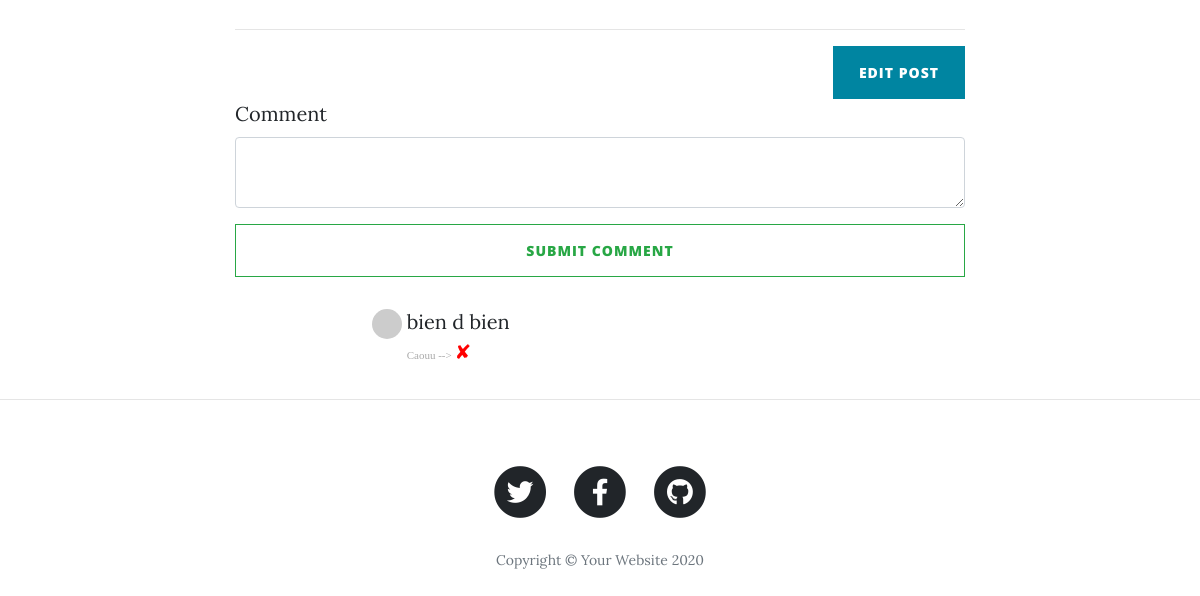
Page /post/1 (signed in, lower part) on the earlier database version.
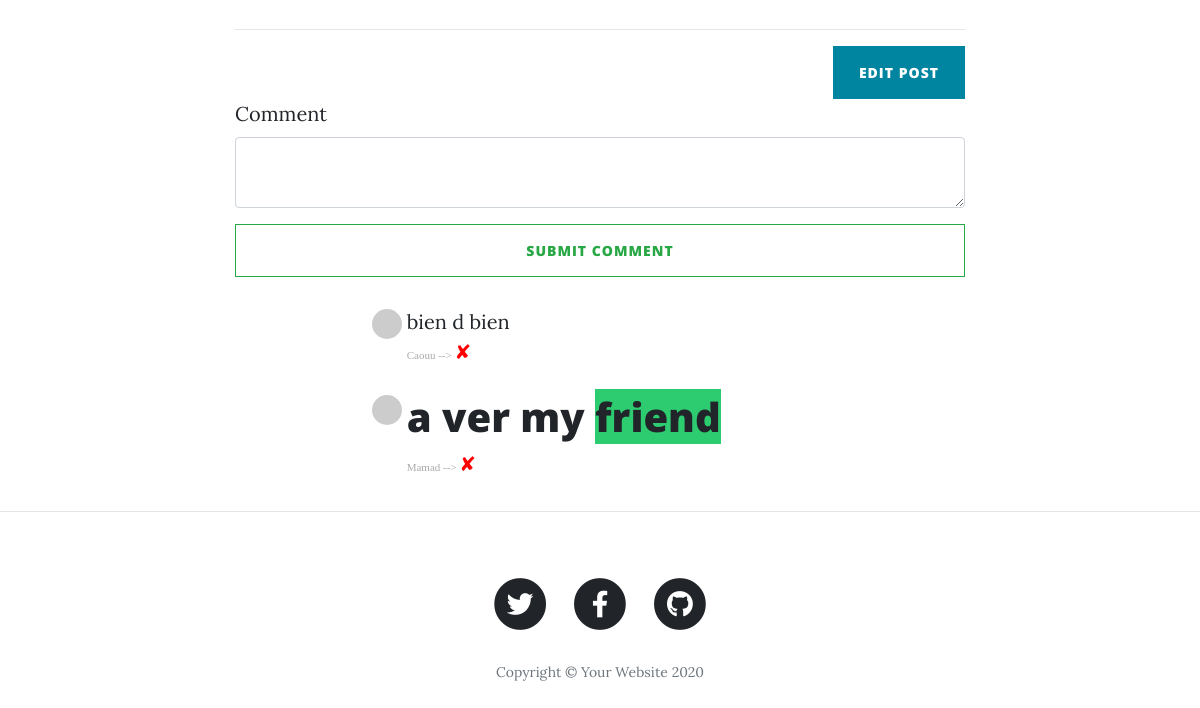
Same page on the later database version.
### main.py (models this page shows)
class Comment(db.Model):
    __tablename__ = 'comments'
    id = db.Column(db.Integer, primary_key=True)
    author_id = db.Column(db.Integer, db.ForeignKey("users.id"))
    comment_author = relationship("User", back_populates="comments")
    post_id = db.Column(db.Integer, db.ForeignKey("blog_posts.id"))
    parent_post = relationship("BlogPost", back_populates="comments")
    text = db.Column(db.Text, nullable=False)

class User(UserMixin, db.Model):
    __tablename__ = 'users'
    id = db.Column(db.Integer, primary_key=True)
    email = db.Column(db.String(100), unique=True)
    password = db.Column(db.String(100))
    name = db.Column(db.String(100))
    posts = relationship("BlogPost", back_populates="author")
    comments = relationship("Comment", back_populates="comment_author")

### main.py (the view, shortened to what this page needs)
@app.route("/post/<int:post_id>", methods=["GET", "POST"])
def show_post(post_id):
    form = CommentForm()
    requested_post = BlogPost.query.get(post_id)
    return render_template("post.html", post=requested_post, form=form, current_user=current_user)

### forms.py
class CommentForm(FlaskForm):
    comment_text = CKEditorField("Comment", validators=[DataRequired()])
    submit = SubmitField('SUBMIT COMMENT')

### main.py (called while the page is built)
@login_manager.user_loader
def load_user(user_id):
    return User.query.get(user_id)

### templates/post.html (shortened to what this page needs)
{% include "header.html" %}
{% import "bootstrap/wtf.html" as wtf %}
  <article>
    <div class="container">
      <div class="row">
        <div class="col-lg-8 col-md-10 mx-auto">
          <hr>
            {% if current_user.id == 1: %}
            <div class="clearfix">
            <a class="btn btn-primary float-right" href="{{url_for('edit_post', post_id=post.id)}}">Edit Post</a>
            </div>
          {% endif %}
            {{ wtf.quick_form(form, novalidate=True, button_map={'submit': 'outline-success  btn-block'}) }}
          <div class="col-lg-8 col-md-10 mx-auto comment">
                    {% for comment in post.comments: %}
                      <ul class="commentList">
                        <li>
                            <div class="commenterImage">
                              <img src="{{ comment.comment_author.email | gravatar }}"/>
                            </div>
                            <div class="commentText">
                              <p>{{ comment.text|safe }}</p>
                              <span class="date sub-text">{{ comment.comment_author.name }} --> </span>
                              {% if current_user.id == 1: %}
                              <a href="{{url_for('comment_to_delete', comment_id=comment.id) }}" style="color:red"> ✘</a>
                              {% endif %}
                            </div>
                        </li>
                      </ul>
                    {% endfor %}
            </div>
          </div>
      </div>
    </div>
  </article>
  <hr>
{% include "footer.html" %}

Differences in the rows shown:
added Comment: text "a ver my friend", comment_author.name "Mamad"
